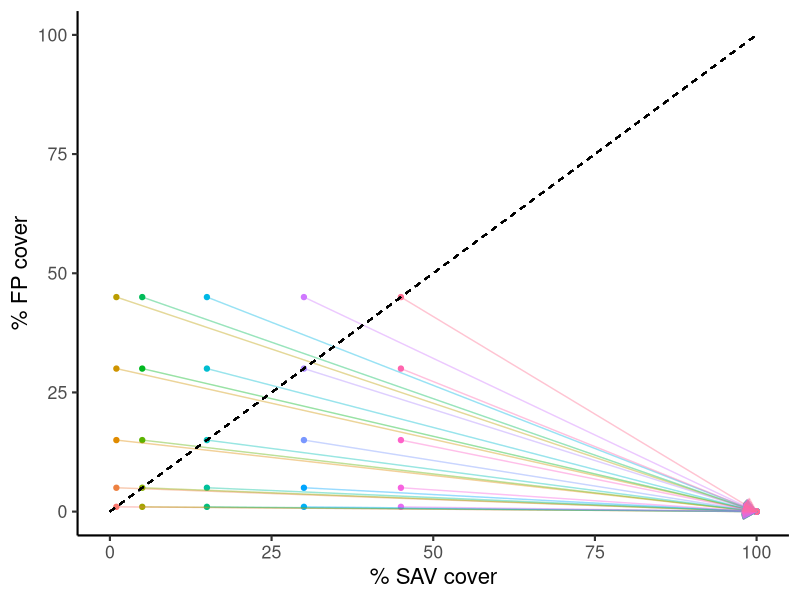
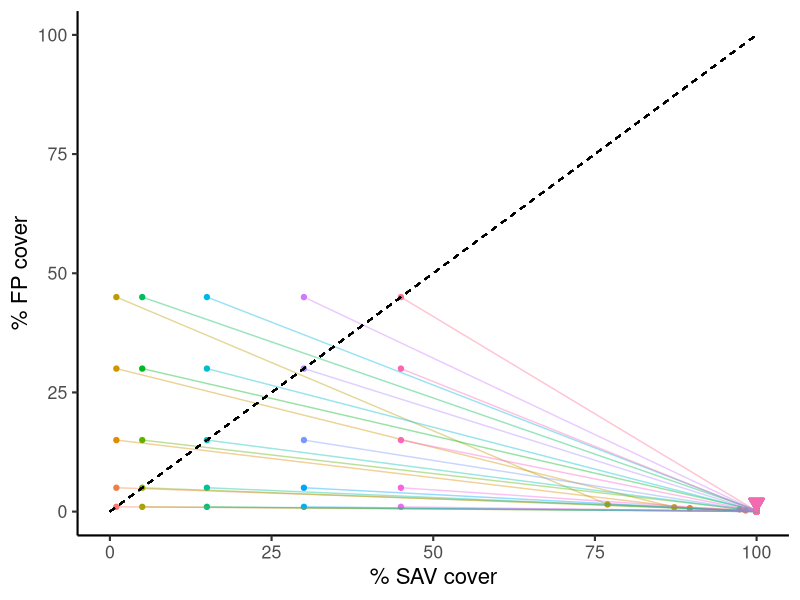
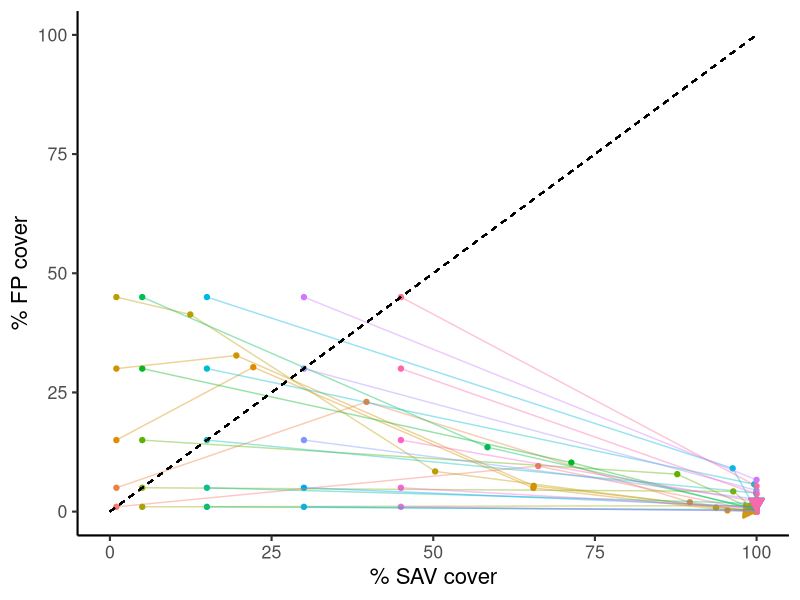
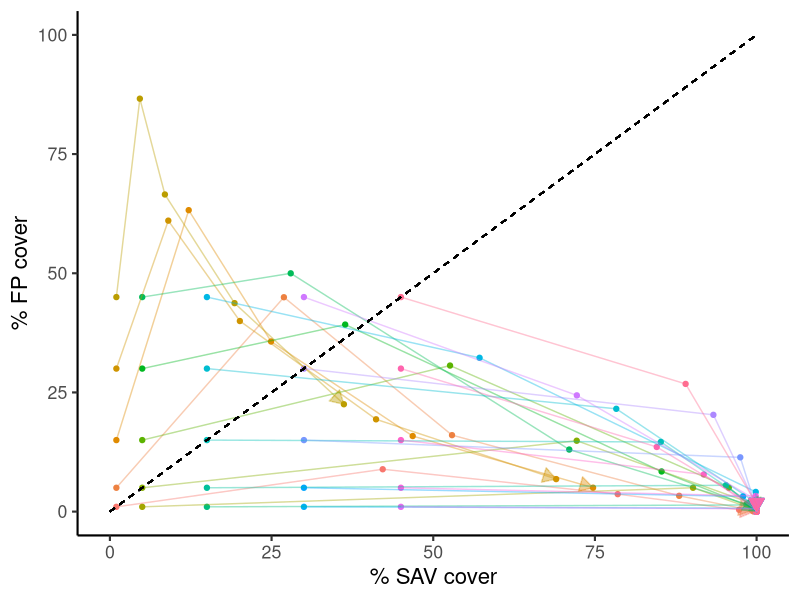
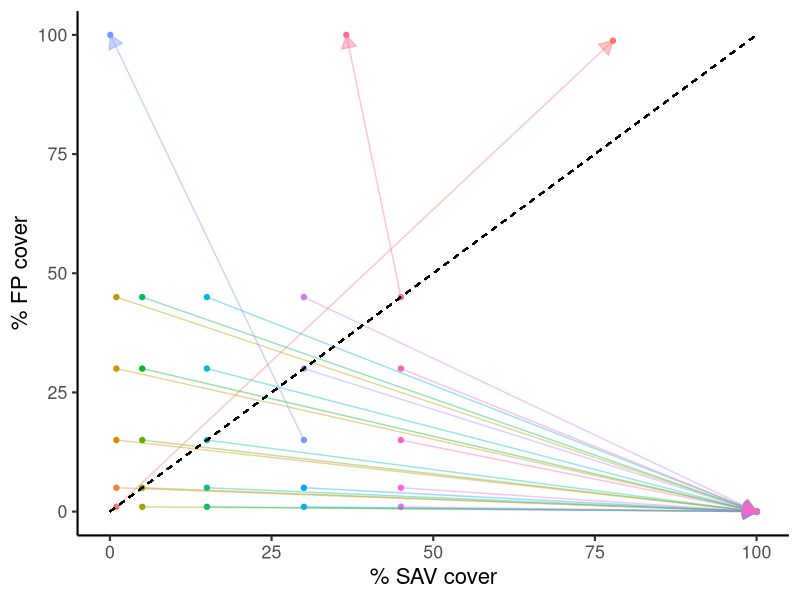
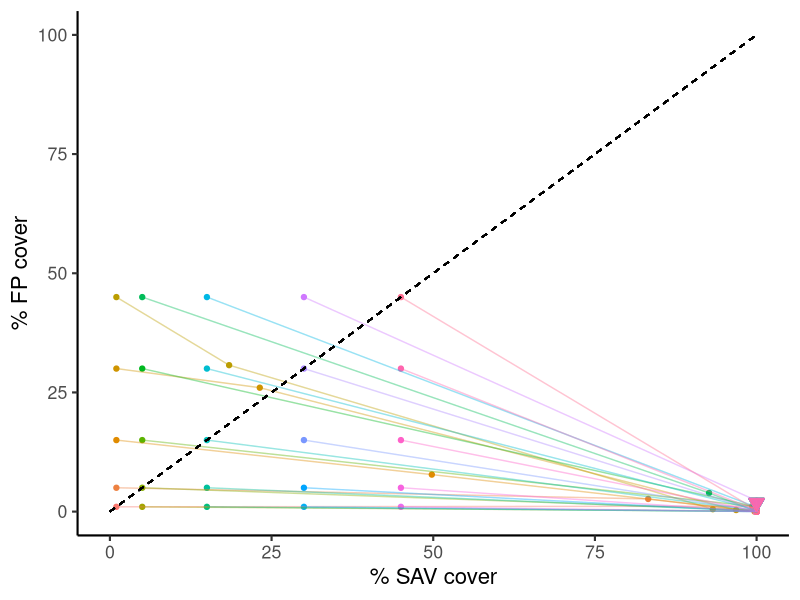
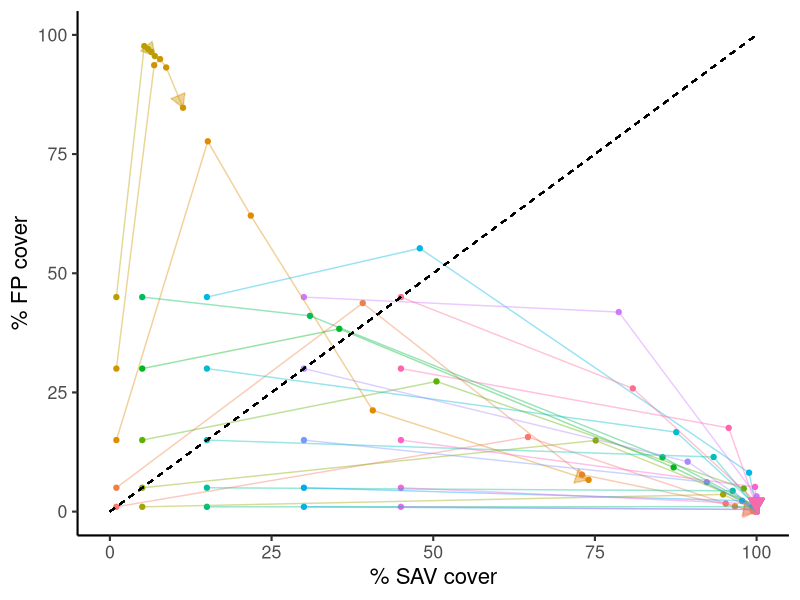
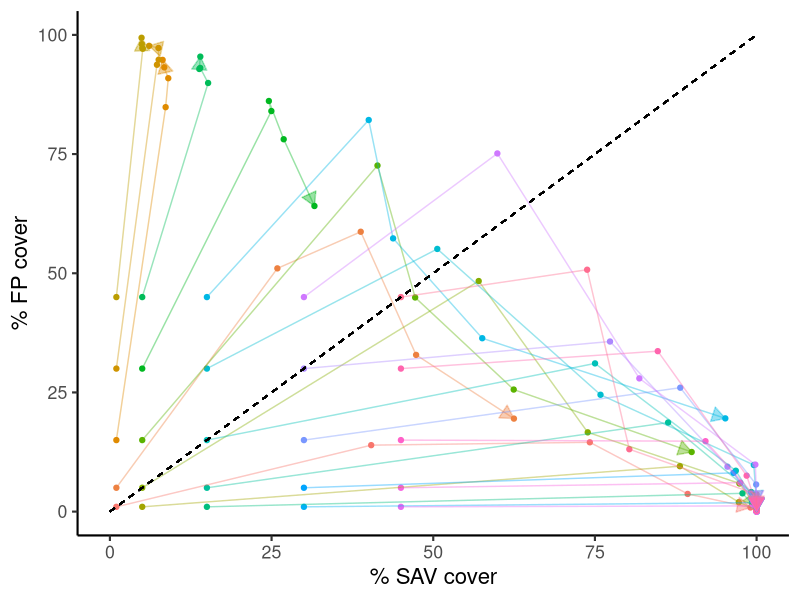

These charts were generated, in order, by the following R code:
#########################################################
# Plot trajectory of FP and SAV growth                  # 
#                                                       #
# By: Michael J. McCann                                 #
# Created: 7/24/2014                                    #
######################################################### 

library(ggplot2)
library(gridExtra)

# this assumes that if you split your simulation into multiple batches,
# that you've already combined them into one .csv file
# see "combine_output_files.R" for combining 

data <- read.csv("output_growing_season.csv") # imports parameter  values for all simulations 
head(data)
nrow(data)
colnames(data)

#########################################
# Generate plot for each nutrient level #
#########################################
# For loop through variables to subset data 
for (i in unique(data$TOTALN)){
  for (j in unique(data$days)) {
    
    temp_data <- subset(data, data$TOTALN == i & data$days == j)
    
    temp_data_reshape <- reshape(temp_data,
                          
                          varying = list(
                            
                            c("initial_perc_SAV_cover", 
                              "SAV_end_yr01",
                              "SAV_end_yr02",
                              "SAV_end_yr03",
                              "SAV_end_yr04"),
                            
                            c("initial_perc_FP_cover",
                              "FP_end_yr01",
                              "FP_end_yr02",
                              "FP_end_yr03",
                              "FP_end_yr04")
                          ),
                          
                          v.names = c("SAV_cover","FP_cover"),
                          timevar = "time",
                          times = c(0,1,2,3,4),
                          direction = "long"
    )
    
    # re-order data by id and time 
    temp_data_reshape <- temp_data_reshape[with(temp_data_reshape, order(id, time)), ]
    
    # plot it 
    temp_plot <- ggplot(temp_data_reshape, aes(x=SAV_cover,y=FP_cover,group=id,colour=as.factor(id))) 
    temp_plot <- temp_plot + geom_point() 
    temp_plot <- temp_plot + geom_path(arrow=arrow(type="closed",length=unit(0.15,"inches")),alpha=0.4)
    temp_plot <- temp_plot + xlab("% SAV cover")
    temp_plot <- temp_plot + ylab("% FP cover")
    temp_plot <- temp_plot + ylim(0,100)
    temp_plot <- temp_plot + xlim(0,100)
    temp_plot <- temp_plot + geom_segment(x=0,y=0,xend=100,yend=100, colour="black",linetype="dashed")
    temp_plot <- temp_plot + theme_classic(base_size=16)
    temp_plot <- temp_plot + theme(legend.position="none")
    temp_plot
      
    ggsave(file=paste("alt_states_plot",i,j,".jpg",sep="_"),temp_plot,height=6,width=6)
  
  }
}
